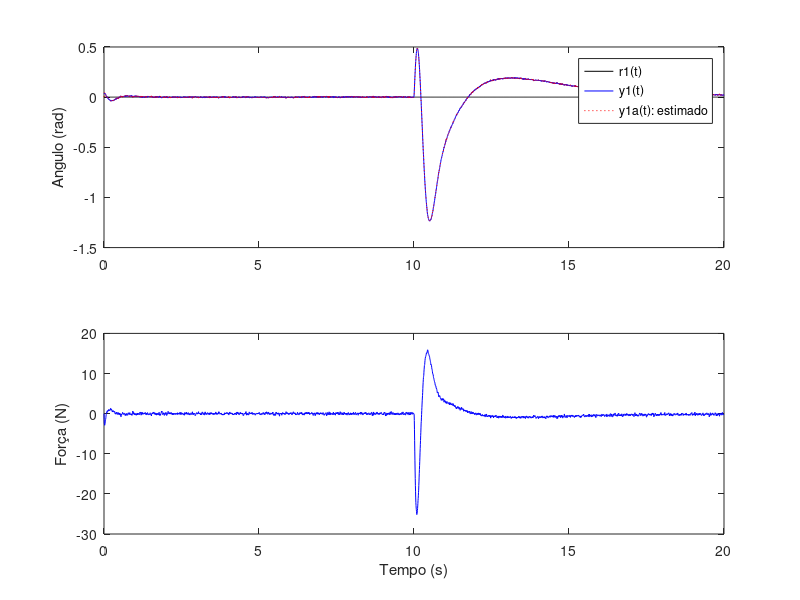
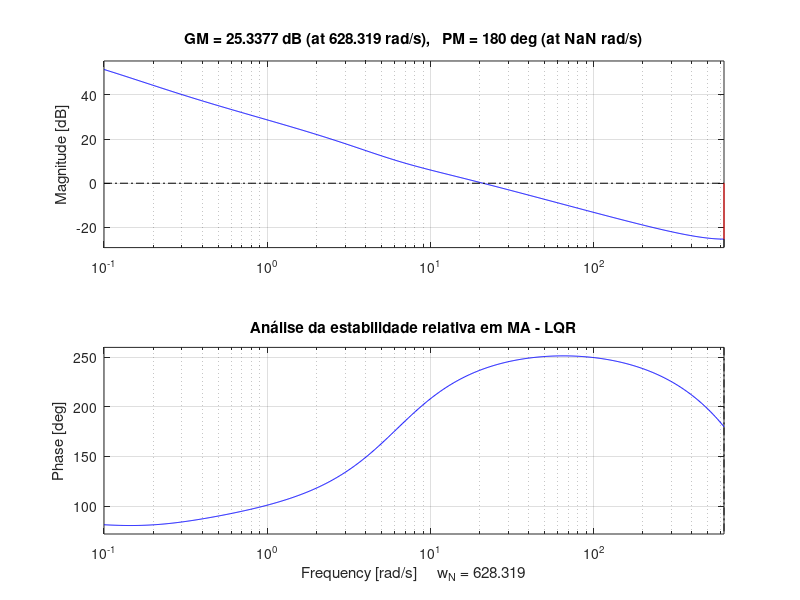
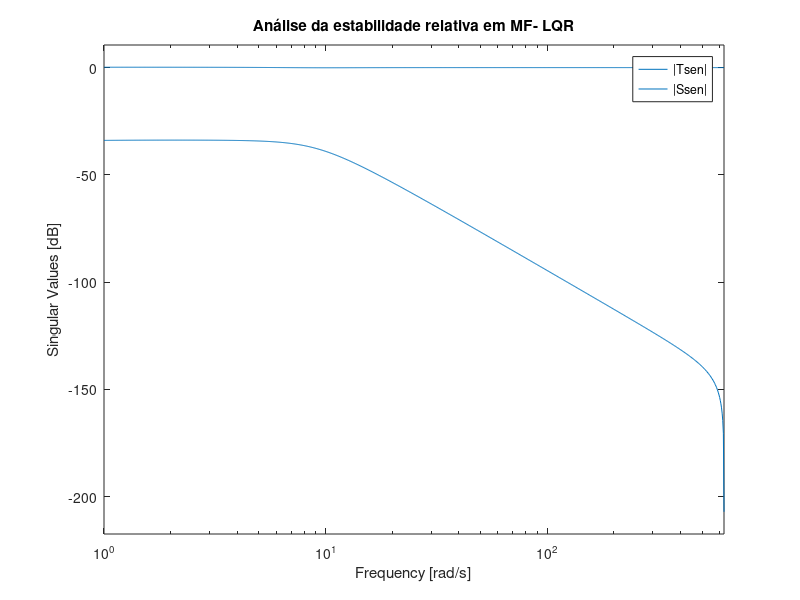
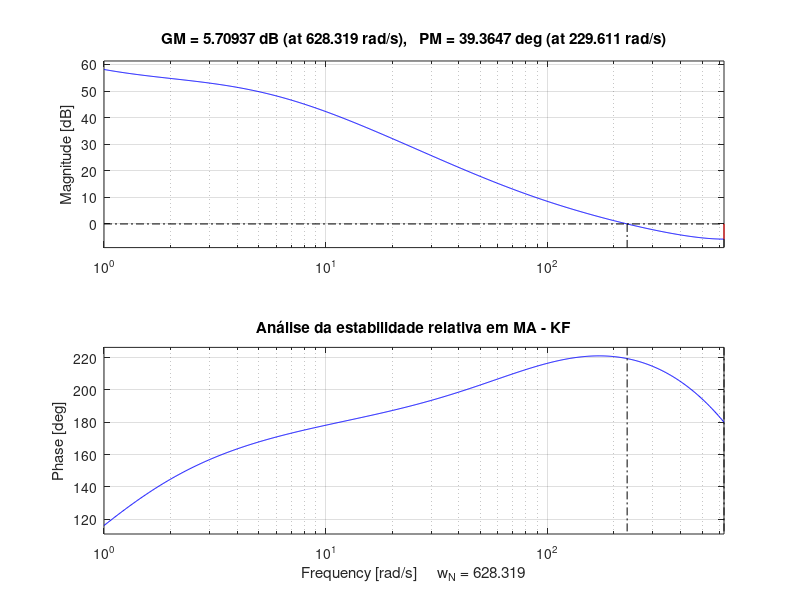

The MATLAB source for these figures, in order:
%% Atividade 03: Análise da estabilidade relativa do controle digital do pêndulo invertido sobre carro (A2).
clear all; close all; clc;

%% Planta do pêndulo invertido 
% Ref.: https://ctms.engin.umich.edu/CTMS/index.php?example=InvertedPendulum&section=SystemModeling 

%% Modelo em Espaço de Estados em Tempo Continuo
M = 0.5; m = 0.2; b = 0.1; I = 0.006; g = 9.8; l = 0.3; 
p = I*(M+m)+M*m*l^2; 

% Matrizes de estado
A = [0      1              0           0;
     0 -(I+m*l^2)*b/p  (m^2*g*l^2)/p   0;
     0      0              0           1;
     0 -(m*l*b)/p       m*g*l*(M+m)/p  0];

B = [   0; 
    (I+m*l^2)/p;
        0; 
      m*l/p];

C = [0 0 1 0]; ny = size(C,1); % sersor da posição angular do pêndulo

D = zeros(ny,1);
    
sys_ss_c = ss(A,B,C,D, ...
    'statename', {'x' 'x_dot' 'phi' 'phi_dot'}, ...
    'inputname',{'u'}, ...
    'outputname', {'phi'})

f_max = max(damp(sys_ss_c));


%% Modelo em Espaço de Estado em Tempo Discreto 
v_factor = 200;                  % fator de velocidade da amostragem  
fs = (f_max*v_factor)/(2*pi);    % frequencia de amostragem (Hz) 
Ts = 1/fs;                       % periodo de amostragem (s) 
Ts = fix(v_factor*Ts)/v_factor; 

% Discretizando o sistema
sys_ss_d = c2d(sys_ss_c, Ts)
[Ad, Bd, Cd, Dd] = ssdata(sys_ss_d);

%% Modelo Aumentando em Espaço de Estado Discreto (adicionar o integrador)
Aa = [eye(ny, ny)   Cd*Ad;
      zeros(4, ny)  Ad];  n = length(Aa);     % Número de variaveis de estado (o integrador é considerado)

Ba = [Cd*Bd;
       Bd];

Ca = [eye(ny, ny) zeros(ny, 4)];  

Da = Dd;

sys_ss_d_a = ss(Aa, Ba, Ca, Da, Ts,  ...
    'statename', {'x' 'x_dot' 'phi' 'phi_dot' 'int'}, ...
    'inputname',{'u'}, ...
    'outputname', {'phi'})

%% Controle via realimentação de estado estimado - LQR
disp('Controlador LQR');
%Teste 0
             % y1  x  x_dot  phi  phi_dot  
Q_lqr = diag([ 1   1    1     1      1 ]);  % peso das variaveis 
R_lqr = 1;                                  % peso do esforço de controle

% Teste1
% Q_lqr = diag([0.1 0.1 100 0.1 0.5]); % peso alto para phi
% R_lqr = 1; % controle ainda penalizado normalmente
 
% Teste2
% Q_lqr = diag([1 1 100 1 1]);
% R_lqr = 10;

% Teste3
% Q_lqr = diag([1 10 100 10 1]);
% R_lqr = 1;

disp('Verificação da Detectabilidade (p/ o LQR):');
Ob_dec_lqr = obsv(Aa', sqrt(Q_lqr)');
disp(['> rank(obsv(Aa^(T), sqrt(Q_lqr)^(T))) = ' num2str(rank(Ob_dec_lqr))]);

if rank(Ob_dec_lqr) == n
    disp(['== ' num2str(n) ' - O sistema é detectável' ]);
else
    disp(['!= ' num2str(n) ' - O sistema não é detectável' ]);
end

% Calculo da matriz P pela Equação a Diferenças de Riccati
P = 1e6*eye(n, n); p_samples = 1000; 
for i = 1:p_samples
    P = Aa'*P*Aa -Aa'*P*Ba*inv(Ba'*P*Ba+R_lqr)*Ba'*P*Aa+Q_lqr;
    traceP(i)=trace(P); 
end
% figure; plot(traceP); ylabel('Traço de P - LQR'); xlabel('Amostras');

% Calculo do Ganho
K = ( Aa'*P*Ba*inv(Ba'*P*Ba+R_lqr) )';
disp('LQG K = '); disp(K);

% Analise dos poles e autovalores do sistema
disp('Autovalores do controlador LQR:');
disp(eig(Aa-Ba*K)); % precisam ser estaveis (está dentro do circulo únitario no plano z)

%% Estimador de estados - Filtro de Kalman
disp('Filtro de Kalman');
             % y1  x  x_dot  phi  phi_dot  
Q_kf = diag([ 1   1    1     1      1 ]);  % peso das variaveis 
R_kf = 1;                                  % ruído da medição

disp('Verificação da Detectabilidade (p/ o Filtro de Kalman):');
Ob_dec_kf = obsv(Aa', sqrt(Q_kf)');
disp(['> rank(obsv(Aa^(T), sqrt(Q_kf)^(T))) = ' num2str(rank(Ob_dec_kf))]);

if rank(Ob_dec_kf) == n
    disp(['== ' num2str(n) ' - O sistema é detectável' ]);
else
    disp(['!= ' num2str(n) ' - O sistema não é detectável' ]);
end

% Calculo da matriz P pela Equação a Diferenças de Riccati
Po = 1e6*eye(n, n); p_samples = 1000; 
for i = 1:p_samples
    Po = Aa*Po*Aa' -Aa*Po*Ca'*inv(Ca*Po*Ca'+R_kf)*Ca*Po*Aa'+Q_kf;
    tracePo(i)=trace(Po); 
end
% figure; plot(tracePo); ylabel('Traço de P - Filtros de Kalman'); xlabel('Amostras');

% Calculo do Ganho
L = ( Aa*Po*Ca'*inv(Ca*Po*Ca'+R_kf) );
disp('KF L = '); disp(L);

% Analise dos poles e autovalores do sistema
disp('Autovalores do filtros de Kalman:');
disp(eig(Aa-L*Ca)); % precisam ser estaveis (está dentro do circulo únitario no plano z)

%% Simulação do Compensador dinâmico completo - LQG
t_f = 20;           % temos de simulação
N = round(t_f/Ts);  % número de amostras
t = 0:Ts:N*Ts-Ts;   % vetor de tempo discreto
    
    % Sinal de referencia
    r1(1:5) = 0; r1(6:N) = 0;

    % Disturbios na entrada e saida
    w1 = 0*wgn(1, N, 1e-3, 'linear'); % ruido
    w2(1:round(N/2)) = 0; w2(round(N/2)+1:N) = 1*0.0349; % deformação de ~2 graus sobre o pendulo

    v1 = 1*wgn(1, N, 1e-5, 'linear'); % ruido no sensor
    v2(1:round(N/2)) = 0; v2(round(N/2)+1:N) =+0.2*0;

    % Condições iniciais do modelo nominal
                % x  x_dot    phi    phi_dot
    x(:,:, 1) = [0;  0;    0.0349;     0];   % entrada
    y(:,:, 1) = C*x(:,:, 1);                 % saida
    u(1) = 0;                                % sinal de controle

    % Condições iniciais do modelo aumentado
                % y1  x  x_dot  phi  phi_dot
    xa(:,:, 1) = [0;  0;    0;     0;     0];   % entrada
    ya(:,:, 1) = Ca*xa(:,:, 1);                 % saida
    du(1) = 0;                                  % sinal de controle

    % Condições iniciais das variaveis estimadas
    x1e(1)= 0; x2e(1)= 0; x3e(1)= 0; x4e(1)= 0;

for k = 2:N
    % Modelo em espaço de estados
    x(:,:, k) = Ad*x(:,:, k-1) + Bd*u(k-1) + [0; 0; 1; 0]*w2(k-1); 
    y(:,:, k) = Cd*x(:,:, k) + v1(k) + v2(k);

    % Modelo em espaço de estados aumentado com o filtro de Kalman
    xa(:,:, k) = Aa*xa(:,:, k-1) + Ba*du(k-1) + L*(y(:,:, k-1) - ya(:,:, k-1));
    ya(:,:, k) = Ca*xa(:,:, k);

    % Lei de controle de realimentação de estados
    du(k) = K*([r1(k); 0; 0; 0; 0] - xa(:,:, k));

    % Passando du(k) pelo integrador discreto   
    u(k) = u(k-1) + du(k);
end

% Plots
figure;
subplot(211)
    plot(t, r1, 'k'); hold;
    plot(t, y(1,:),'b'); plot(t, ya(1,:), ':r');
    legend('r1(t)', 'y1(t)', 'y1a(t): estimado');
    ylabel('Angulo (rad)');
subplot(212)
    plot(t, u, 'b'); xlabel('Tempo (s)'); ylabel('Força (N)');


%% Análise da estabilidade relativa - LQR
disp("Análise da estabilidade relativa - LQR");
% Método 1 - Análise em MA (recomendado apenas em sist. estáveis)
clear Tsen Ssen mt ms GmdB Pmdeg

figure; margin(ss(Aa, Ba, K, Da, Ts)); grid on;
title('Análise da estabilidade relativa em MA - LQR');

% Método 2 - Análise em MF (via funções de sensibilidade)
clear Tsen Ssen mt ms GmdB Pmdeg
    % Supondo o caso SISO, em que apenas r1 em r é um sinal não nulo, temos:
        % u = k1r1 - Kx
        % x_dot = Ax + Bu = Ax + B(k1r1 - Kx) = (A-BK)x + (Bk1)r1
        % y = Cx

Tsen = ss(Aa-Ba*K, Ba*K(1), Ca, Da, Ts);   % função sensibilidade complementar
Ssen = eye(ny,ny) - Tsen;                  % função sensibilidade

mt = max( sigma(Tsen) ); ms = max( sigma(Ssen) );

GmdB = min( 20*log10(ms/(ms-1)), 20*log10(1+(1/mt)) );
Pmdeg = (180/pi)*min( (2*asin(1/(2*ms)) ), (2*asin(1/(2*mt)) ) );

disp('GmdB = '); disp(GmdB); disp('Pmdeg = '); disp(Pmdeg);

figure; sigma(Tsen); hold; sigma(Ssen); grid;
legend('|Tsen|','|Ssen|'); title('Análise da estabilidade relativa em MF- LQR');


%% Análise da estabilidade relativa - Filtro de Kalman
disp("Análise da estabilidade relativa- KF");
clear Tsen Ssen mt ms GmdB Pmdeg
% Método 1 - Análise em MA (recomendado apenas em sist. estáveis)
    % x_dot_point = Ax_dot + Bu + Ly
    % y_dot = Cx_dot

figure; margin(ss(Aa, L, Ca, Da,Ts)); grid on;
title('Análise da estabilidade relativa em MA - KF');

% Método 2 - Análise em MF (via funções de sensibilidade)
    % x_dot_point = Ax_dot + Bu + L(y - y_dot) = (A-CL)x_dot + Bu + Ly
    % y_dot = Cx_dot
clear Tsen Ssen mt ms GmdB Pmdeg

Tsen = ss(Aa-L*Ca, L, Ca, Da, Ts);     % função sensibilidade complementar
Ssen = eye(ny,ny) - Tsen;              % função sensibilidade

mt = max( sigma(Tsen) ); ms = max( sigma(Ssen) );

% A margem é maior ou igual a isso, logo esse é o pior caso
GmdB = min( 20*log10(ms/(ms-1)), 20*log10(1+(1/mt)) );
Pmdeg = (180/pi)*min( (2*asin(1/(2*ms)) ), (2*asin(1/(2*mt)) ) );

disp('GmdB = '); disp(GmdB); disp('Pmdeg = '); disp(Pmdeg);

figure; sigma(Tsen); hold; sigma(Ssen); grid;
legend('|Tsen|','|Ssen|'); title('Análise da estabilidade relativa em MF- KF');


%% Análise da estabilidade relativa - LQG
disp("Análise da estabilidade relativa - LQG");
% Método 1 - Análise em MA (recomendado apenas em sist. estáveis)
clear Tsen Ssen mt ms GmdB Pmdeg


% Método 2 - Análise em MF (via funções de sensibilidade)
clear Tsen Ssen mt ms GmdB Pmdeg
    % [x(k+1); x_dot(k+1)] = [A -BK; LC  A-BK-LC]*[x; x_dot] + [Bk1; Bk1]*r1
    % yc = [C zeros(ny,n)]*[x; x_dot]
% A_comp = [ Aa    -Ba*K; 
%           L*Ca   Aa-Ba*K-L*Ca];
% 
% B_comp = [x; xa];
% 
% C_comp = [Ca zeros(ny, n)];
% 
% Tsen = ss(A_comp, B_comp, C_comp, Da, Ts);   % função sensibilidade complementar
% Ssen = eye(ny,ny) - Tsen;                    % função sensibilidade      

        
